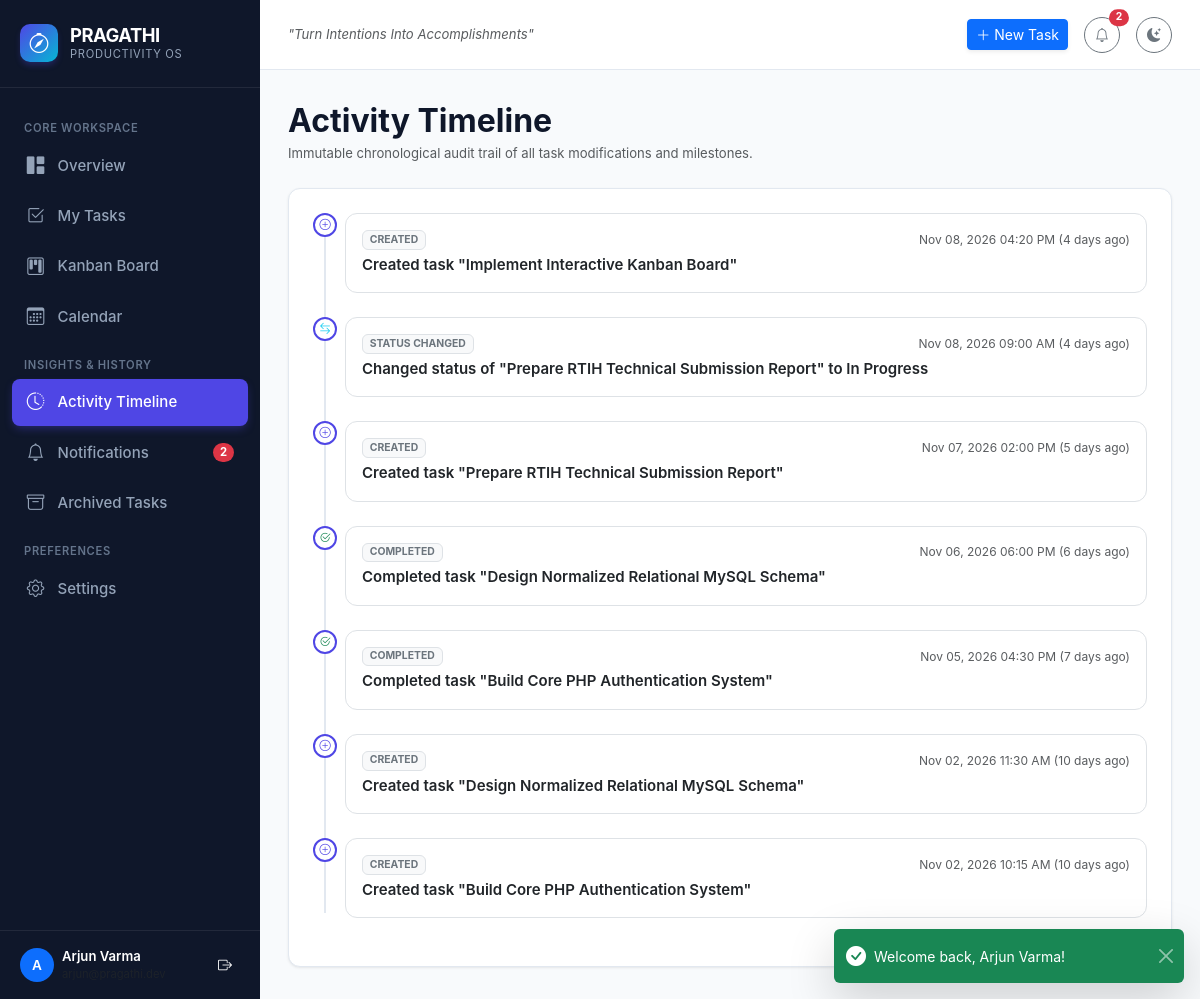
Page /activity (signed in) on the committed database.
### tables this page shows
CREATE TABLE `activity_logs` (
    `id` INT AUTO_INCREMENT PRIMARY KEY,
    `user_id` INT NOT NULL,
    `task_id` INT NULL,
    `action_type` VARCHAR(50) NOT NULL,  
    `description` VARCHAR(255) NOT NULL,
    `created_at` TIMESTAMP DEFAULT CURRENT_TIMESTAMP,
    FOREIGN KEY (`user_id`) REFERENCES `users`(`id`) ON DELETE CASCADE,
    FOREIGN KEY (`task_id`) REFERENCES `tasks`(`id`) ON DELETE SET NULL,
    INDEX `idx_activity_user_created` (`user_id`, `created_at`)
);

### app/helpers/View.php (called while the page is built, shortened)
<?php
class View
{
    private static string $viewsPath = __DIR__ . '/../../views';
    public static function render(string $view, array $data = [], ?string $layout = 'main'): void
    {
        $viewFile = self::$viewsPath . '/' . str_replace('.', '/', $view) . '.php';
        extract($data, EXTR_SKIP);
        include $viewFile;
    }
}

### app/controllers/ActivityController.php (called while the page is built, shortened)
<?php
class ActivityController
{
    public function index(): void
    {
        $userId = Session::userId();
        $page = max(1, (int) ($_GET['page'] ?? 1));
        $perPage = 25;
        $offset = ($page - 1) * $perPage;
        $totalLogs = ActivityLog::countForUser($userId);
        $totalPages = max(1, (int) ceil($totalLogs / $perPage));
        $activities = ActivityLog::getRecentForUser($userId, $perPage, $offset);
        $unreadCount = Notification::getUnreadCount($userId);
        View::render('activity.index', [
            'pageTitle' => 'Activity Timeline — PRAGATHI',
            'activeNav' => 'activity',
            'activities' => $activities,
            'page' => $page,
            'totalPages' => $totalPages,
            'totalLogs' => $totalLogs,
            'unreadNotificationCount' => $unreadCount,
        ]);
    }
}

### public/index.php (called while the page is built, shortened)
<?php
spl_autoload_register(function (string $class) {
    $prefixes = [
        'App\\Controllers\\' => __DIR__ . '/../app/controllers/',
        'App\\Models\\'      => __DIR__ . '/../app/models/',
        'App\\Services\\'    => __DIR__ . '/../app/services/',
        'App\\Middleware\\'  => __DIR__ . '/../app/middleware/',
        'App\\Helpers\\'     => __DIR__ . '/../app/helpers/',
        'App\\Routes\\'      => __DIR__ . '/../routes/',
    ];
    foreach ($prefixes as $prefix => $baseDir) {
        $len = strlen($prefix);
        if (strncmp($prefix, $class, $len) === 0) {
            $relativeClass = substr($class, $len);
            $file = $baseDir . str_replace('\\', '/', $relativeClass) . '.php';
            if (file_exists($file)) {
                return;
            }
        }
    }
});
$router = require __DIR__ . '/../routes/web.php';
$requestMethod = $_SERVER['REQUEST_METHOD'] ?? 'GET';
$requestUri = $_SERVER['REQUEST_URI'] ?? '/';
$router->dispatch($requestMethod, $requestUri);

### app/models/ActivityLog.php (called while the page is built, shortened)
<?php
class ActivityLog
{
    public static function getRecentForUser(int $userId, int $limit = 20, int $offset = 0): array
    {
        $db = Database::getInstance();
        $stmt = $db->prepare("
            SELECT a.*, t.title AS task_title
            FROM activity_logs a
            LEFT JOIN tasks t ON a.task_id = t.id
            WHERE a.user_id = :user_id
            ORDER BY a.created_at DESC
            LIMIT :limit OFFSET :offset
        ");
        $stmt->bindValue(':user_id', $userId, PDO::PARAM_INT);
        $stmt->bindValue(':limit', $limit, PDO::PARAM_INT);
        $stmt->bindValue(':offset', $offset, PDO::PARAM_INT);
        $stmt->execute();
        return $stmt->fetchAll();
    }
}

### app/helpers/Sanitizer.php (called while the page is built, shortened)
<?php
class Sanitizer
{
    public static function formatDate(?string $dateStr, string $format = 'M d, Y'): string
    {
        try {
            $dt = new DateTime($dateStr);
            return $dt->format($format);
        } catch (\Throwable) {
            return (string) $dateStr;
        }
    }
    public static function relativeTime(?string $datetimeStr): string
    {
        try {
            $dt = new DateTime($datetimeStr);
            $now = new DateTime();
            $diff = $now->diff($dt);
            if ($diff->days < 30) {
                return "{$diff->days} days ago";
            }
            return $dt->format('M d, Y');
        } catch (\Throwable) {
            return (string) $datetimeStr;
        }
    }
}

### views/activity/index.php (the view, shortened to what this page needs)
<div class="d-flex align-items-center justify-content-between mb-4">
    <div>
        <h2 class="fw-bold mb-1">Activity Timeline</h2>
        <p class="text-muted small mb-0">Immutable chronological audit trail of all task modifications and milestones.</p>
    </div>
</div>
<div class="card">
    <div class="card-body p-4">
        <?php if (empty($activities)): ?>
            <div class="text-center py-5 text-muted">
                <i class="bi bi-clock-history fs-1 text-secondary mb-2 d-block"></i>
                <h5 class="fw-semibold">No activity logs recorded yet</h5>
                <p class="small text-muted mb-0">Your actions will be automatically tracked here as you work.</p>
            </div>
        <?php else: ?>
            <div class="timeline">
                <?php foreach ($activities as $act): ?>
                    <div class="timeline-item">
                        <div class="timeline-icon">
                            <?php
                            $icon = match($act['action_type']) {
                                'created' => 'bi-plus-circle',
                                'completed' => 'bi-check2-circle text-success',
                                'status_changed' => 'bi-arrow-left-right text-info',
                                'deleted' => 'bi-trash text-danger',
                                'archived' => 'bi-archive text-secondary',
                                'restored' => 'bi-arrow-counterclockwise text-success',
                                default => 'bi-pencil text-primary'
                            };
                            ?>
                            <i class="bi <?= $icon ?>"></i>
                        </div>
                        <div class="card p-3 shadow-none border">
                            <div class="d-flex align-items-center justify-content-between mb-1">
                                <span class="badge bg-light text-secondary border small text-uppercase" style="font-size: 0.65rem;">
                                    <?= htmlspecialchars(str_replace('_', ' ', $act['action_type']), ENT_QUOTES) ?>
                                </span>
                                <span class="text-muted small" style="font-size: 0.75rem;">
                                    <?= \App\Helpers\Sanitizer::formatDate($act['created_at'], 'M d, Y h:i A') ?>
                                    (<?= \App\Helpers\Sanitizer::relativeTime($act['created_at']) ?>)
                                </span>
                            </div>
                            <div class="fw-semibold text-truncate">
                                <?= htmlspecialchars($act['description'], ENT_QUOTES) ?>
                            </div>
                        </div>
                    </div>
                <?php endforeach; ?>
            </div>
        <?php endif; ?>
    </div>
</div>

### routes/Router.php (shortened to what this page needs)
<?php
class Router
{
    private array $routes = [];
    private function addRoute(string $method, string $path, string $handler, array $middleware): void
    {
        $this->routes[] = [
            'method' => $method,
            'path' => $path,
            'handler' => $handler,
            'middleware' => $middleware,
        ];
    }
    public function dispatch(string $requestMethod, string $requestUri): void
    {
        $path = parse_url($requestUri, PHP_URL_PATH) ?: '/';
        foreach ($this->routes as $route) {
            if ($route['method'] !== $requestMethod) {
                continue;
            }
            $pattern = preg_replace('/\{([a-zA-Z0-9_]+)\}/', '([^/]+)', $route['path']);
            $pattern = '#^' . $pattern . '$#';
            if (preg_match($pattern, $path, $matches)) {
                array_shift($matches);
                [$controllerName, $action] = explode('@', $route['handler']);
                $controller = new $fqcn();
                call_user_func_array([$controller, $action], $matches);
                return;
            }
        }
    }
}

### public/assets/css/pragathi.css (style rules this page uses)
:root { --pragathi-primary: #4f46e5; --pragathi-primary-hover: #4338ca; --pragathi-primary-subtle: #e0e7ff; --pragathi-surface: #ffffff; --pragathi-bg: #f8fafc; --pragathi-sidebar-bg: #0f172a; --pragathi-sidebar-text: #94a3b8; --pragathi-sidebar-active: #ffffff; --pragathi-sidebar-hover: #1e293b; --pragathi-border: #e2e8f0; --pragathi-text-main: #0f172a; --pragathi-text-muted: #64748b; --pragathi-card-shadow: 0 1px 3px 0 rgb(0 0 0 / 0.07), 0 1px 2px -1px rgb(0 0 0 / 0.05); --pragathi-card-hover: 0 10px 15px -3px rgb(0 0 0 / 0.08), 0 4px 6px -4px rgb(0 0 0 / 0.04); }
body { background-color: var(--pragathi-bg); color: var(--pragathi-text-main); font-family: -apple-system, BlinkMacSystemFont, "Segoe UI", Roboto, "Helvetica Neue", Arial, sans-serif; font-size: 0.9375rem; line-height: 1.5; overflow-x: hidden; min-height: 100vh; }
.card { background-color: var(--pragathi-surface); border: 1px solid var(--pragathi-border); border-radius: 12px; box-shadow: var(--pragathi-card-shadow); transition: box-shadow 0.2s ease, transform 0.2s ease; }
.timeline { position: relative; padding-left: 2rem; }
.timeline::before { content: ''; position: absolute; left: 11px; top: 5px; bottom: 5px; width: 2px; background-color: var(--pragathi-border); }
.timeline-item { position: relative; margin-bottom: 1.5rem; }
.timeline-icon { position: absolute; left: -2rem; width: 24px; height: 24px; border-radius: 50%; background-color: var(--pragathi-surface); border: 2px solid var(--pragathi-primary); display: flex; align-items: center; justify-content: center; font-size: 0.7rem; color: var(--pragathi-primary); }

### rows in the picture
activity_logs: action_type "CREATED", created_at "Nov 08, 2026 04:20 PM", created_at "4 days ago", description "Created task \"Implement Interactive Kanban Board\""
activity_logs: action_type "STATUS CHANGED", created_at "Nov 08, 2026 09:00 AM", created_at "4 days ago", description "Changed status of \"Prepare RTIH Technical Submission Report\" to In Progress"
activity_logs: action_type "CREATED", created_at "Nov 07, 2026 02:00 PM", created_at "5 days ago", description "Created task \"Prepare RTIH Technical Submission Report\""
activity_logs: action_type "COMPLETED", created_at "Nov 06, 2026 06:00 PM", created_at "6 days ago", description "Completed task \"Design Normalized Relational MySQL Schema\""
activity_logs: action_type "COMPLETED", created_at "Nov 05, 2026 04:30 PM", created_at "7 days ago", description "Completed task \"Build Core PHP Authentication System\""
activity_logs: action_type "CREATED", created_at "Nov 02, 2026 11:30 AM", created_at "10 days ago", description "Created task \"Design Normalized Relational MySQL Schema\""
activity_logs: action_type "CREATED", created_at "Nov 02, 2026 10:15 AM", created_at "10 days ago", description "Created task \"Build Core PHP Authentication System\""

### other values in the picture
$msg "Welcome back, Arjun Varma!"
